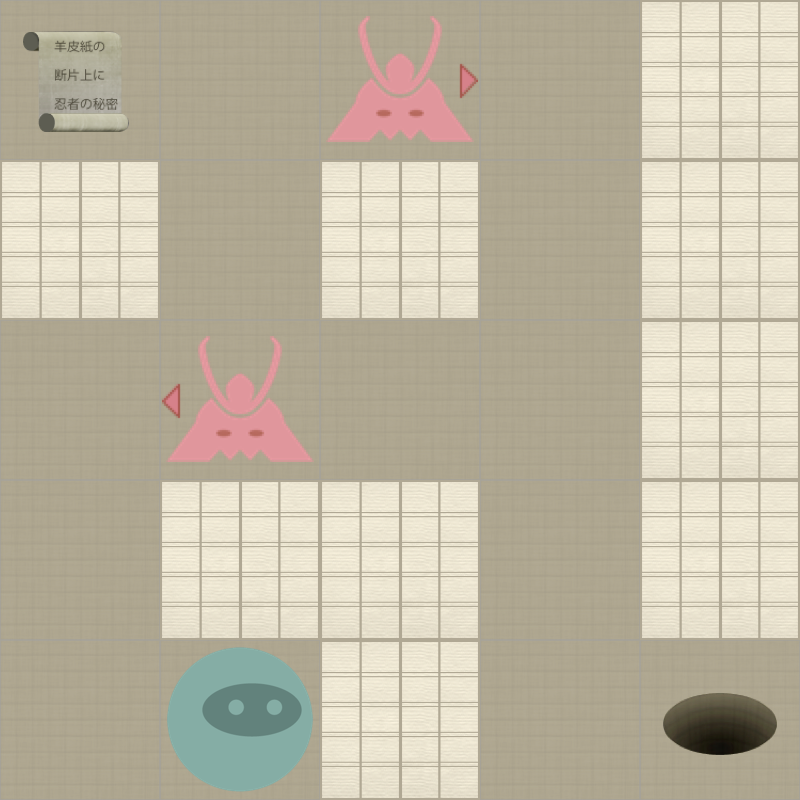

This is a level from a 2D game, rendered from its Tiled map with the project's own tilesets. A one-line summary and the map file follow, with tile-layer data summarised:
An orthogonal 5x5 tile map with 160x160 px tiles, 2 tile layers (Level, Actors).

<map version="1.0" orientation="orthogonal" width="5" height="5" tilewidth="160" tileheight="160">
 <properties>
  <property name="moves" value="15" />
 </properties>
 <tileset firstgid="1" name="tiles" tilewidth="160" tileheight="160" spacing="2" margin="2">
  <image source="tiles-ipadhd.png" width="1024" height="1024" />
  <tile id="0">
   <properties>
    <property name="actor" value="exit" />
   </properties>
  </tile>
  <tile id="2">
   <properties>
    <property name="actor" value="guard" />
    <property name="direction" value="down" />
   </properties>
  </tile>
  <tile id="3">
   <properties>
    <property name="actor" value="guard" />
    <property name="direction" value="left" />
   </properties>
  </tile>
  <tile id="4">
   <properties>
    <property name="actor" value="guard" />
    <property name="direction" value="right" />
   </properties>
  </tile>
  <tile id="5">
   <properties>
    <property name="actor" value="guard" />
    <property name="direction" value="up" />
   </properties>
  </tile>
  <tile id="7">
   <properties>
    <property name="actor" value="player" />
   </properties>
  </tile>
  <tile id="8">
   <properties>
    <property name="actor" value="scroll" />
   </properties>
  </tile>
  <tile id="9">
   <properties>
    <property name="wall" value="1" />
   </properties>
  </tile>
 </tileset>
 <layer name="Level" width="5" height="5">
  <data>[25 cells, 25 non-empty, 2 distinct tile ids]</data>
 </layer>
 <layer name="Actors" width="5" height="5">
  <data>[25 cells, 5 non-empty, 5 distinct tile ids]</data>
 </layer>
</map>
